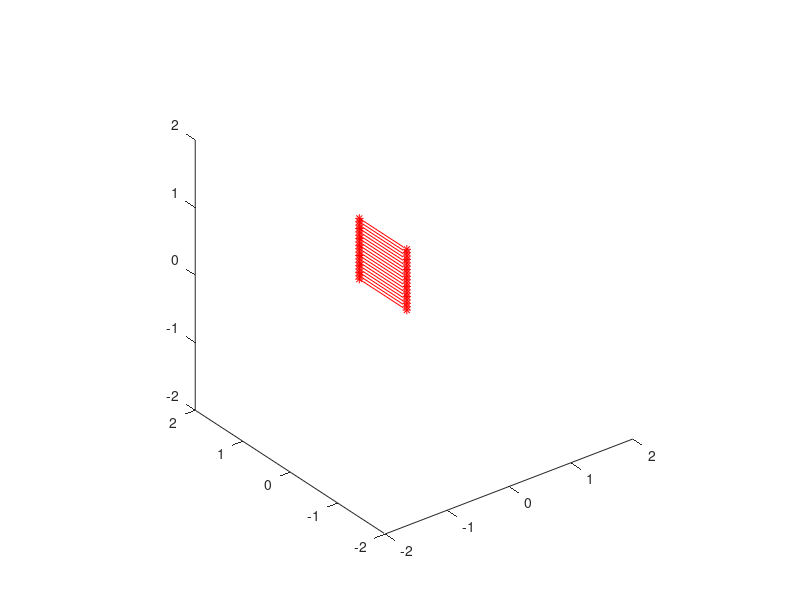

The MATLAB source for this figure: (Note: this script raises an error after producing the figure.)
%% Create Light Curtain
clf
clc
clear

bottomLeft = [-0.5 -0.5 0];
topRight = [-0.5 0.5 1];

laserStartPoint = [];
laserEndPoint = [];
laserNormals = [bottomLeft(1)-topRight(1), bottomLeft(2)-topRight(2), 0];

laserCenters = 0.05;

for i = 0.1 : laserCenters : 1.01
    laserStartPoint = [laserStartPoint; bottomLeft(1), bottomLeft(2), bottomLeft(3)+i];
end

for i = 0.1 : laserCenters : 1.01
    laserEndPoint = [laserEndPoint; topRight(1), topRight(2), bottomLeft(3)+i];
end

numLasers = size(laserStartPoint(:,1));

%% Plot Light Curtain
view(3);
axis([-2 2 -2 2 -2 2]);
for i = 1 : numLasers

    % Then plot the start and end point in green and red, respectively.            
    hold on;
    plot3(laserStartPoint(i, 1),laserStartPoint(i, 2),laserStartPoint(i, 3) ,'r*');
    plot3(laserEndPoint(i, 1),laserEndPoint(i, 2),laserEndPoint(i, 3) ,'r*');
    plot3([laserStartPoint(i, 1),laserEndPoint(i, 1)],[laserStartPoint(i, 2),laserEndPoint(i, 2)],[laserStartPoint(i, 3),laserEndPoint(i, 3)] ,'r');
    axis equal

end

%% Place Cat
kittyCenterpoint = [0 0 0];
[faces,vertex,data] = plyread('Cat.ply','tri');
vertexColours = [data.vertex.red, data.vertex.green, data.vertex.blue] / 255;
kittyVertexCount = size(vertex,1);
kittyMesh_h = trisurf(faces,vertex(:,1)+kittyCenterpoint(1,1),vertex(:,2)+kittyCenterpoint(1,2), vertex(:,3)+kittyCenterpoint(1,3) ...
,'FaceVertexCData',vertexColours,'EdgeColor','none','EdgeLighting','none');
light('style', 'local', 'Position', [-2 1 1]);
axis([-1 1 -1 1 0 1]);

%% Move Cat & Rectangular Prism
stop = 0;

for i = 0.01 :0.005 : 0.5
    hold on
    kittyPose = transl(-i, 0, 0);
    kittyVertexCount = size(vertex,1);
    UpdatedPoints = [kittyPose * [vertex,ones(kittyVertexCount,1)]']';
    vertex = UpdatedPoints(:,1:3);
    kittyMesh_h.Vertices = UpdatedPoints(:,1:3);
    pause(1)
    for i = 1 : 450
        if  vertex(i, 1) < bottomLeft(1)
            stop = 1;           
        end
    end
    if stop
        stopMessage = sprintf('STOP: Something has crossed the light curtain.');
        disp(stopMessage) % display status to command window for log
        stopMessage_text = text(0, 1, 1, stopMessage); % display status in the figure
        break
    end
end

 %% Has the Cat Crossed the Light Curtain
% 
% for i = 1 : 450
%     if  vertex(i, 1) < bottomLeft(1)
%         pause
%     end
% end
% 
% %% Line Plane Intersection
% 
% intersectionPoints = [];
% check = [];
% catNormals = [];
% isIntersectionInsideTringle = [];
% 
% for i = 1 : 449
% 
%     catNormals = [catNormals; cross(vertex(i, :),vertex(i + 1, :))];
% 
% end
% 
% for i = 1 : 449
% 
%     for j = 1 : 19
% 
%         [intersectionPoints(i, :),check(i)] = LinePlaneIntersection(vertex(i, :),catNormals(i, :),laserStartPoint(j, :),laserEndPoint(j, :));
%         isIntersectionInsideTringle(i) = IsIntersectionPointInsideTriangle(intersectionPoint(i, :),vertex(i, :));
% 
%     end
% 
% end


            